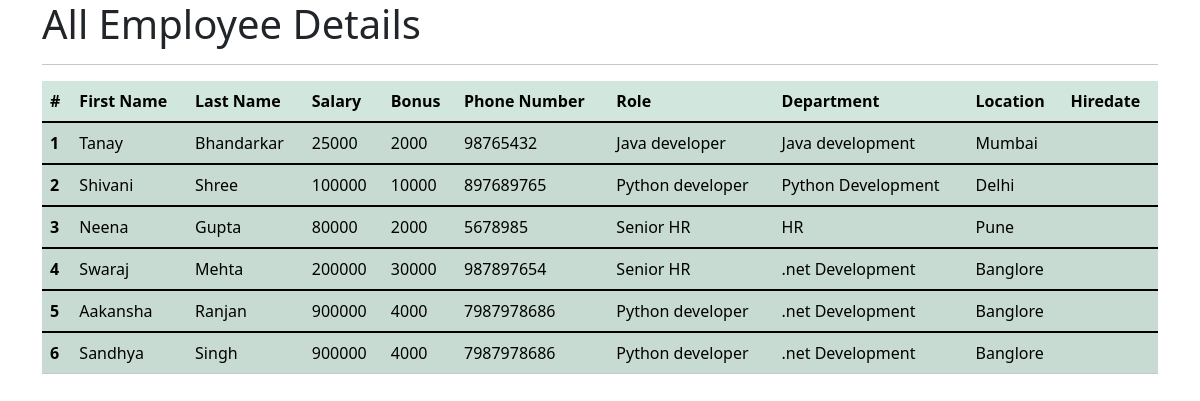
The app's page /all_emp with its own data.
### emp_app/models.py (models this page shows)
class Employee(models.Model):
    first_name = models.CharField(max_length=100 , null=False)
    last_name = models.CharField(max_length=100)
    dept = models.ForeignKey(Department, on_delete=models.CASCADE)
    salary= models.IntegerField(default=0)
    bonus = models.IntegerField(default=0)
    role=models.ForeignKey(Role,on_delete=models.CASCADE)
    phone = models.IntegerField(default=0)
    hire_date = models.DateField()

class Role(models.Model):
    name = models.CharField(max_length=100 , null=False)

class Department(models.Model):
   name = models.CharField(max_length=100 , null=False)
   location = models.CharField(max_length=100)

### emp_app/views.py (the view)
# urls.py: path('all_emp', views.all_emp, name='all_emp'),
def all_emp(request):
    emps= Employee.objects.all() #to view all details of emp
    context ={
        'emps':emps
    }
    print(context)
    return render(request, 'all_emp.html', context)

### emp_app/templates/all_emp.html (shortened to what this page needs)
<!doctype html>
<html lang="en">
  <head>
    <link href="https://cdn.jsdelivr.net/npm/bootstrap@5.1.3/dist/css/bootstrap.min.css" rel="stylesheet">
  </head>
  <body>
    <div class="container">
        <h1>All Employee Details</h1>
        <hr>
        <table class="table table-success table-striped">
            <thead>
              <tr>
                <th scope="col">#</th>
                <th scope="col">First Name</th>
                <th scope="col">Last Name</th>
                <th scope="col">Salary</th>
                <th scope="col">Bonus</th>
                <th scope="col">Phone Number</th>
                <th scope="col">Role</th>
                <th scope="col">Department</th>
                <th scope="col">Location</th>
                <th scope="col">Hiredate</th>
              </tr>
            </thead>
                   {% for emp in emps %}
            <tbody>
              <tr>
                <th scope="row">{{emp.id}}</th>
                <td>{{emp.first_name}}</td>
                <td>{{emp.last_name}}</td>
                <td>{{emp.salary}}</td>
                <td>{{emp.bonus}}</td>
                <td>{{emp.phone}}</td>
                <td>{{emp.role.name}}</td>
                <td>{{emp.dept.name}}</td>
                <td>{{emp.dept.location}}</td>
                <td>{{emp.hiredate}}</td>
              </tr>
            </tbody>
                   {% endfor %}
          </table>
      </div>
  </body>
</html>

### records on screen
Employee: id "1", first_name "Tanay", last_name "Bhandarkar", salary "25000", bonus "2000", phone "98765432", role.name "Java developer", dept.name "Java development", dept.location "Mumbai"
Employee: id "2", first_name "Shivani", last_name "Shree", salary "100000", bonus "10000", phone "897689765", role.name "Python developer", dept.name "Python Development", dept.location "Delhi"
Employee: id "3", first_name "Neena", last_name "Gupta", salary "80000", bonus "2000", phone "5678985", role.name "Senior HR", dept.name "HR", dept.location "Pune"
Employee: id "4", first_name "Swaraj", last_name "Mehta", salary "200000", bonus "30000", phone "987897654", role.name "Senior HR", dept.name ".net Development", dept.location "Banglore"
Employee: id "5", first_name "Aakansha", last_name "Ranjan", salary "900000", bonus "4000", phone "7987978686", role.name "Python developer", dept.name ".net Development", dept.location "Banglore"
Employee: id "6", first_name "Sandhya", last_name "Singh", salary "900000", bonus "4000", phone "7987978686", role.name "Python developer", dept.name ".net Development", dept.location "Banglore"
